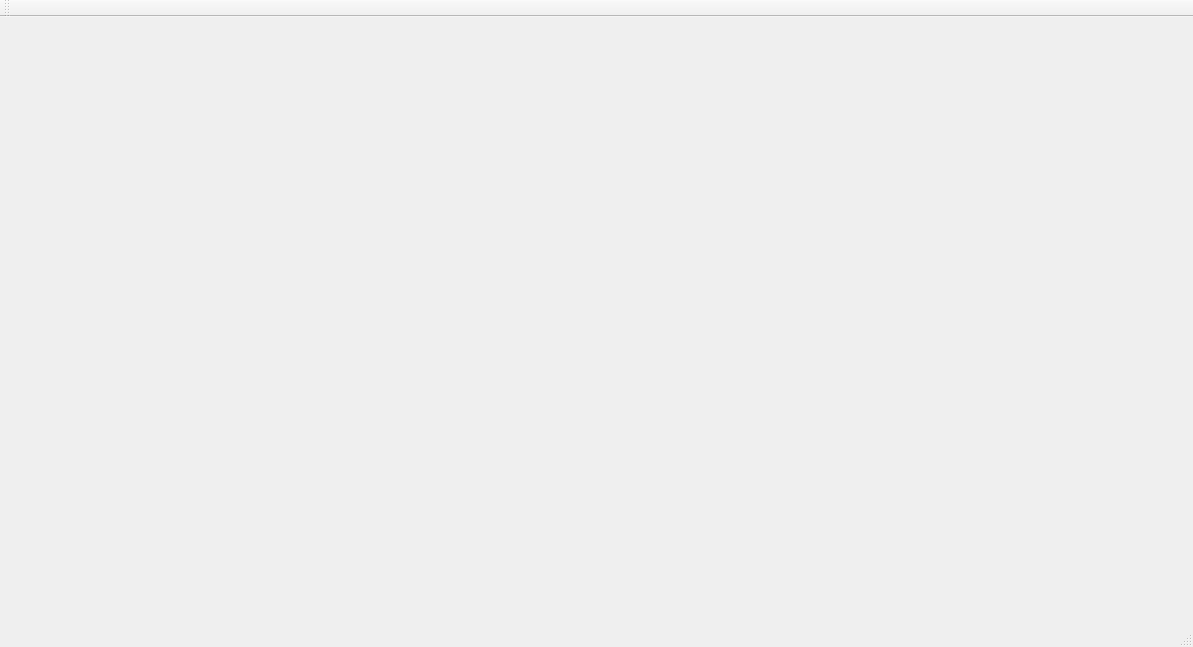
<?xml version="1.0" encoding="UTF-8"?>
<ui version="4.0">
 <class>MainWindow</class>
 <widget class="QMainWindow" name="MainWindow">
  <property name="geometry">
   <rect>
    <x>0</x>
    <y>0</y>
    <width>1193</width>
    <height>647</height>
   </rect>
  </property>
  <property name="windowTitle">
   <string>MainWindow</string>
  </property>
  <widget class="QWidget" name="centralWidget"/>
  <widget class="QMenuBar" name="menuBar">
   <property name="geometry">
    <rect>
     <x>0</x>
     <y>0</y>
     <width>1193</width>
     <height>26</height>
    </rect>
   </property>
  </widget>
  <widget class="QToolBar" name="mainToolBar">
   <attribute name="toolBarArea">
    <enum>TopToolBarArea</enum>
   </attribute>
   <attribute name="toolBarBreak">
    <bool>false</bool>
   </attribute>
  </widget>
  <widget class="QStatusBar" name="statusBar"/>
  <action name="actionCreate">
   <property name="text">
    <string>Create</string>
   </property>
  </action>
  <action name="actionOpen">
   <property name="text">
    <string>Open</string>
   </property>
  </action>
  <action name="actionSave">
   <property name="text">
    <string>Save</string>
   </property>
  </action>
  <action name="actionSave_As">
   <property name="text">
    <string>Save As</string>
   </property>
  </action>
  <action name="actionClose">
   <property name="text">
    <string>Close</string>
   </property>
  </action>
  <action name="actionCopy">
   <property name="text">
    <string>Copy</string>
   </property>
  </action>
  <action name="actionCut">
   <property name="text">
    <string>Cut</string>
   </property>
  </action>
  <action name="actionPaste">
   <property name="text">
    <string>Paste</string>
   </property>
  </action>
  <action name="actionSelect_All">
   <property name="text">
    <string>Select All</string>
   </property>
  </action>
  <action name="actionAnnotation">
   <property name="text">
    <string>Annotation</string>
   </property>
  </action>
  <action name="actionUnannotation">
   <property name="text">
    <string>Unannotation</string>
   </property>
  </action>
  <action name="actionRun">
   <property name="text">
    <string>Run</string>
   </property>
  </action>
  <action name="actionCompile">
   <property name="text">
    <string>Compile</string>
   </property>
  </action>
  <action name="actionRun_Compile">
   <property name="text">
    <string>Run&amp;&amp;Compile</string>
   </property>
  </action>
  <action name="actionStop">
   <property name="text">
    <string>Stop</string>
   </property>
  </action>
  <action name="actionAbout_Base_C">
   <property name="text">
    <string>About Base-C</string>
   </property>
  </action>
  <action name="actionMotto_of_the_day">
   <property name="text">
    <string>Motto of the day</string>
   </property>
  </action>
  <action name="actionAbout_us">
   <property name="text">
    <string>About us</string>
   </property>
  </action>
 </widget>
 <layoutdefault spacing="6" margin="11"/>
 <resources/>
 <connections/>
</ui>
